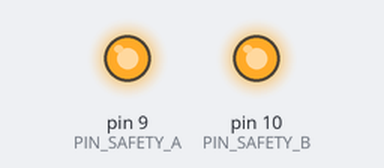
Recording of a sketch running on a simulated Arduino Uno, built with avr-gcc and run on an emulated ATmega328P. Parts: output pins drawn as LEDs (lit = HIGH). Pins used as bus, display or sensor lines are not drawn.

Above: at 0.1 s.
At 7.6 s:
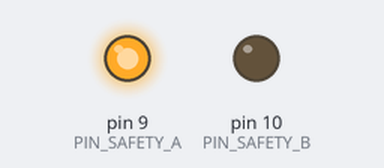
Timing chart, 0 to 16.0 s (numbered marks = the images above):
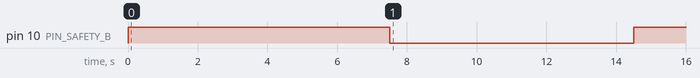

The sketch:

Trigger_Test_04.ino
```cpp
#define PIN_TRIGGER 7
#define PIN_POWER 8
#define PIN_SAFETY_A 9     // blue
#define PIN_SAFETY_B 10    // green

/* Firing Mode Codes:
   A   B   Mode
  -----------------
   1   1   Safe
   1   0   Semi-automatic
   0   0   Burst
   0   1   Full automatic

   Trigger: 0 pulled, 1 released

   Power: 0 pressed, 1 released
*/

void setup() {

  pinMode(PIN_POWER, OUTPUT);
  pinMode(PIN_TRIGGER, OUTPUT);
  pinMode(PIN_SAFETY_A, OUTPUT);
  pinMode(PIN_SAFETY_B, OUTPUT);

  digitalWrite(PIN_TRIGGER, HIGH);
  digitalWrite(PIN_SAFETY_A, HIGH);
  digitalWrite(PIN_SAFETY_B, HIGH);
  digitalWrite(PIN_POWER, LOW);

  safety_on();
  delay(3000);
  power_toggle();
  delay(1000);
  safety_off();
  delay(1000);
  fire(10);
  delay(1000);
  fire(10);
  delay(1000);
  fire(10);
  delay(1000);
  safety_on();
  delay(1000);
  power_toggle();


}

void loop() {

}

void power_toggle() {
  digitalWrite(PIN_POWER, HIGH);
  delay(3000);
  digitalWrite(PIN_POWER, LOW);
  delay(500);
}

void safety_off() {
  digitalWrite(PIN_SAFETY_A, HIGH);
  digitalWrite(PIN_SAFETY_B, LOW);
}

void safety_on() {
  digitalWrite(PIN_SAFETY_A, HIGH);
  digitalWrite(PIN_SAFETY_B, HIGH);
}

void fire(int num_shots) {
  for (int i = 0; i < num_shots; i++) {
    digitalWrite(PIN_TRIGGER, LOW);
    delay(50);
    digitalWrite(PIN_TRIGGER, HIGH);
    delay(50);
  }
}
```
